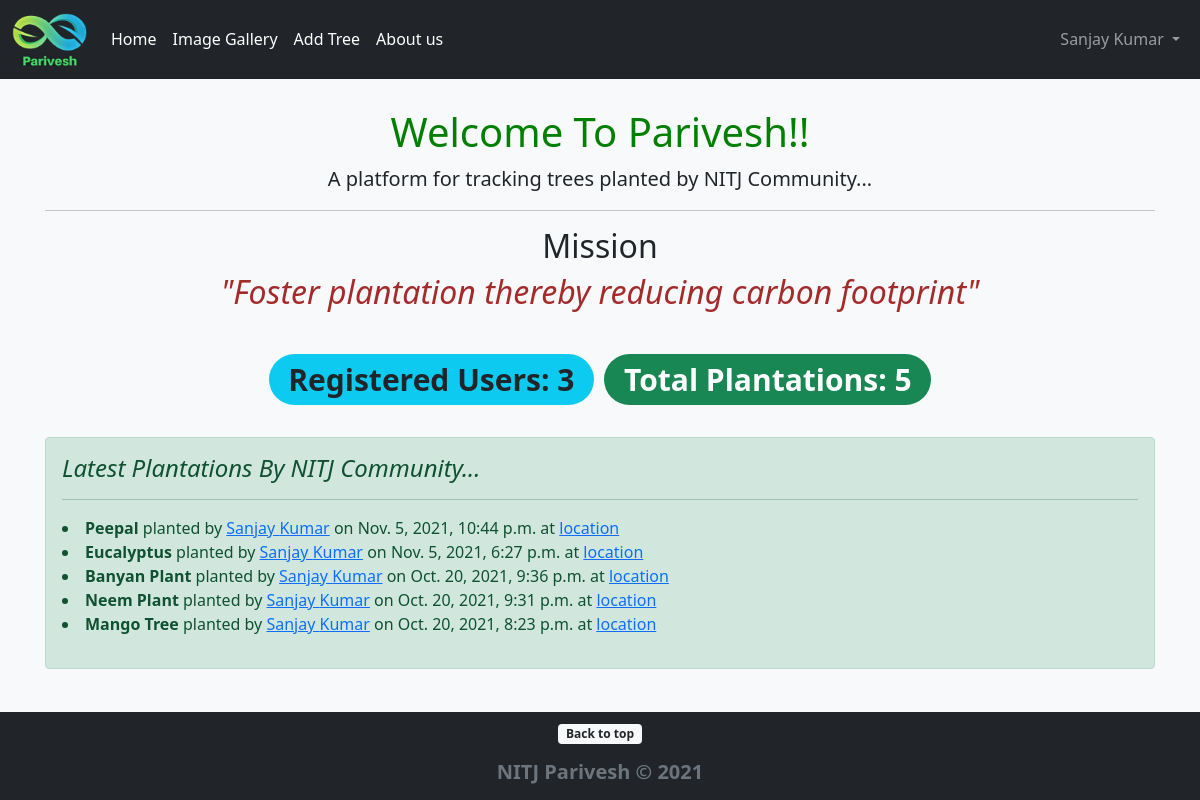
The app's page / (signed in) with its own data.
### PariveshApp/models.py (models this page shows, shortened)
class Plantation(models.Model):
    plant_name = models.CharField(max_length=255)
    plant_loc = models.URLField()
    plant_pic = models.ImageField(default='default_plant_pic.jpg', upload_to='plant_pics')
    date_time = models.DateTimeField(default=timezone.now)
    planter  = models.ForeignKey(User, on_delete=CASCADE)
    remarks = models.TextField()

### PariveshApp/views.py (the view)
# urls.py: path('', HomeView.as_view(), name="home"),
class HomeView(ListView):
    model = Plantation
    template_name = 'home.html'
    ordering = ['-date_time']
    def get_context_data(self, *args, **kwargs):
        context = super(HomeView, self).get_context_data(*args, **kwargs)
        user_count = User.objects.all().count()
        plant_count = Plantation.objects.all().count()
        context["user_count"] = user_count
        context["plant_count"] = plant_count
        return context

### PariveshApp/templates/home.html (shortened to what this page needs)
{% extends 'base.html' %}
{% block content %}
    <div class="container">
        <div class="text-center">
            <h1 class="mt-5" style="color: green;">Welcome To Parivesh!!</h1>
            <p class="lead">A platform for tracking trees planted by NITJ Community...</p>
            <hr>
            <h2 class="text-center">Mission</h2>
            <blockquote class="blockquote">
                <h2 style="color: brown;"><i>"Foster plantation thereby reducing carbon footprint"</i></h2>
            </blockquote>
            <br/>
            <h1><span class="badge rounded-pill bg-info text-dark">Registered Users: {{ user_count }}</span> <span class="badge rounded-pill bg-success">Total Plantations: {{ plant_count }}</span></h1>
        </div>
        <br/>
        <div class="alert alert-success" role="alert">
            <h4 class="alert-heading"><i>Latest Plantations By NITJ Community...</i></h4>
            <hr>
            <p>
                {% for plant in object_list %}
                <li>
                    <strong>{{ plant.plant_name }}</strong> planted by
                    {% if plant.planter.profile.id %}
                        <a href="{% url 'show-profile-page' plant.planter.profile.id %}">{{ plant.planter.first_name }} {{ plant.planter.last_name }}</a> on {{ plant.date_time }} at <a href="{{ plant.plant_loc }}">location</a>
                    {% else %}
                    {{ plant.planter.first_name }} {{ plant.planter.last_name }}</a> on {{ plant.date_time }} at <a href="{{ plant.plant_loc }}">location</a>.
                    {% endif %}
                </li>
                {% endfor %}
            </p>
        </div>
    </div>
{% endblock %}

### PariveshApp/templates/base.html (shortened to what this page needs)
<!doctype html>
<html lang="en" class="h-100">
{% load static %}
  <head>
<link rel="stylesheet" href="{% static 'css/bootstrap.min.css' %}">
    <link href="{% static 'css/sticky-footer-navbar.css' %}" rel="stylesheet">
    <link href="{% static 'css/headers.css' %}" rel="stylesheet">
  </head>
  <body class="d-flex flex-column h-100 bg-light">
  <header class="bg-dark text-white">
    <nav class="navbar navbar-expand-md navbar-dark fixed-top bg-dark">
      <div class="d-flex flex-wrap align-items-center justify-content-center justify-content-lg-start container-fluid">
          <a class="navbar-brand" href="/" style="font-weight: bold; color:greenyellow">
            <img src="{% static 'parivesh_icon.png' %}" alt="Parivesh Icon" width="75" class="d-inline-block align-text-center">
          </a>
          {% if user.is_authenticated %}
          <div class="collapse navbar-collapse" id="navbarSupportedContent">
            <ul class="nav col-12 col-lg-auto me-lg-auto mb-2 justify-content-center mb-md-0">
              <li class="nav-item">
                <a class="nav-link px-2 text-white" href="/">Home</a>
              </li>
              <li class="nav-item">
                <a class="nav-link px-2 text-white" href="{% url 'gallery' %}">Image Gallery</a>
              </li>
              <li class="nav-item">
                <a class="nav-link px-2 text-white" href="{% url 'add-plant' %}">Add Tree</a>
              </li>
              <li class="nav-item">
                <a class="nav-link px-2 text-white" href="{% url 'about-us' %}">About us</a>
              </li>
          </ul>
              <div class="text-end">
                <ul class="navbar-nav ml-auto">
                  <li class="nav-item dropdown">
                    <a class="nav-link dropdown-toggle" href="#" id="navbarDropdown" role="button" data-bs-toggle="dropdown" aria-expanded="false">
                      {{user.first_name}} {{user.last_name}}
                    </a>
                  </li>
                </ul>
              </div>
            </div>
            {% endif %}
    </nav>
  </header>
<main class="flex-shrink-0">
  {% block content %}
  {% endblock %}
</main>
<footer class="footer mt-auto py-2 bg-dark">
  <div class="container text-center">
    <p><a href="#"><span class="badge bg-light text-dark">Back to top</span></a></p>
    <span class="text-muted">
      <h5><strong>NITJ Parivesh &copy; 2021</strong></h5>
    </span>
  </div>
</footer>
  </body>
</html>

### PariveshApp/static/css/sticky-footer-navbar.css (style rules this page uses)
main > .container { padding: 60px 15px 0; }

### PariveshApp/static/css/headers.css (style rules this page uses)
.dropdown-toggle { outline: 0; }

### records on screen
Plantation: plant_name "Peepal", planter.first_name "Sanjay", planter.last_name "Kumar", date_time "Nov. 5, 2021, 10:44 p.m."
Plantation: plant_name "Eucalyptus", planter.first_name "Sanjay", planter.last_name "Kumar", date_time "Nov. 5, 2021, 6:27 p.m."
Plantation: plant_name "Banyan Plant", planter.first_name "Sanjay", planter.last_name "Kumar", date_time "Oct. 20, 2021, 9:36 p.m."
Plantation: plant_name "Neem Plant", planter.first_name "Sanjay", planter.last_name "Kumar", date_time "Oct. 20, 2021, 9:31 p.m."
Plantation: plant_name "Mango Tree", planter.first_name "Sanjay", planter.last_name "Kumar", date_time "Oct. 20, 2021, 8:23 p.m."

### other values on screen
{{ user.first_name }} "Sanjay"
{{ user.last_name }} "Kumar"
{{ user_count }} "3"
{{ plant_count }} "5"
